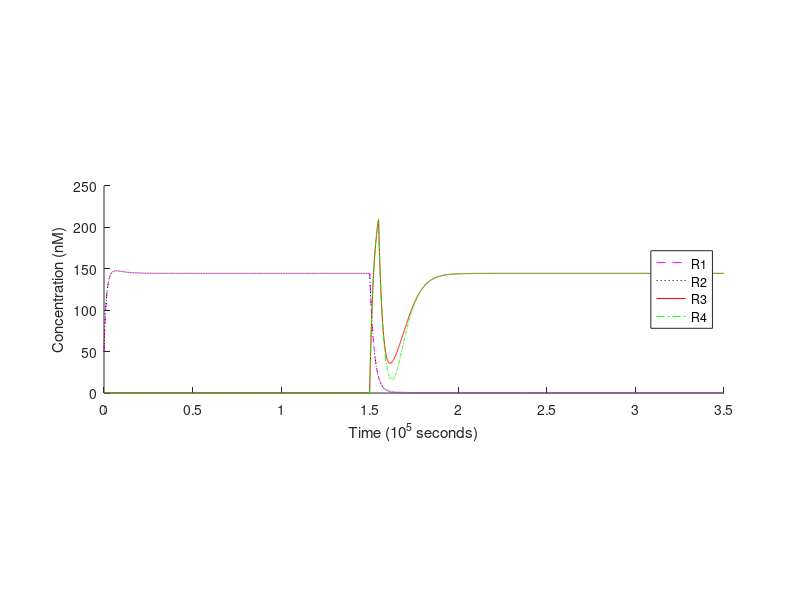
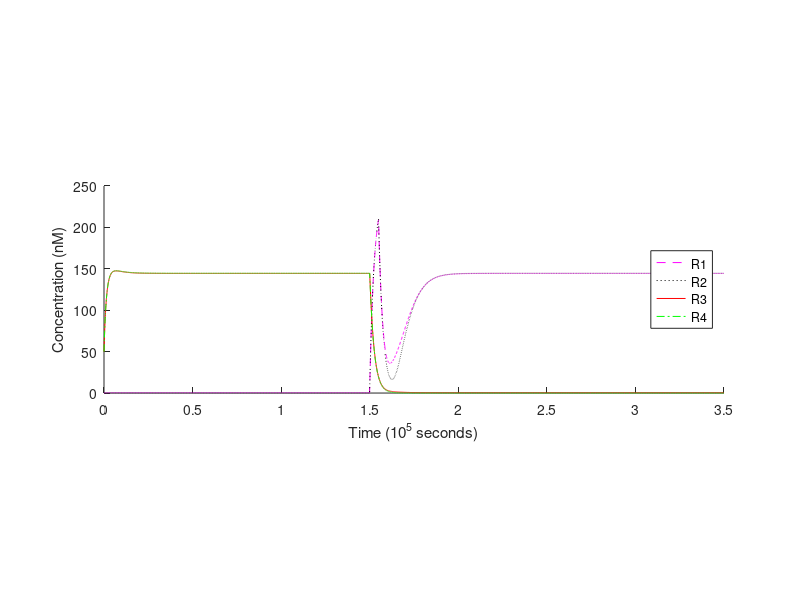
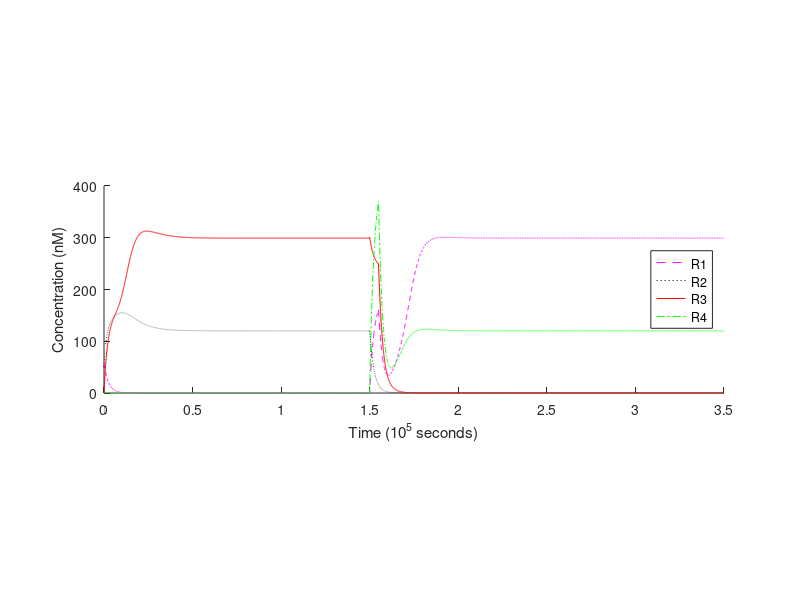
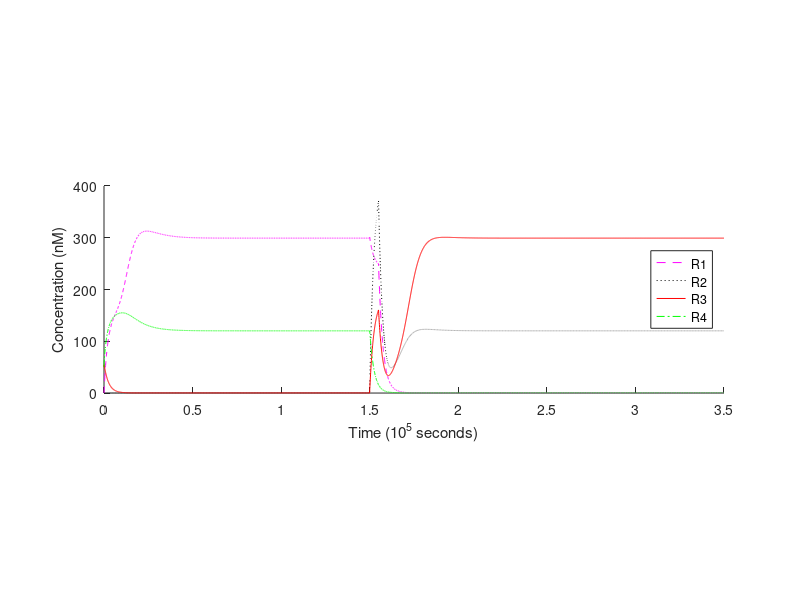

Here is the MATLAB script that generated these plots, in order:
% ============================== OCTAVE SETUP ==================================
    clear;
    format long;


% ========================== MODEL REACTION RATES ==============================

    % translation rates (1/s)
    Kt_R1 = 6e-4;
    Kt_R2 = 6e-4;
    Kt_R3 = 6e-4;
    Kt_R4 = 6e-4;

    % mRNA degradation rates (1/s)
    Kd_mR1P1 = 2.5e-3;
    Kd_mR4P1 = 2.5e-3;
    Kd_mR2P2 = 2.5e-3;
    Kd_mR3P2 = 2.5e-3;
    Kd_mR1P3 = 2.5e-3;
    Kd_mR2P4 = 2.5e-3;
    Kd_mR3P5 = 2.5e-3;
    Kd_mR4P6 = 2.5e-3;

    % protein degradation rates (1/s)
    Kd_R1 = 4e-4;
    Kd_R2 = 4e-4;
    Kd_R3 = 4e-4;
    Kd_R4 = 4e-4;

    % maximum/unrepressed transcription rates (M/s)
    Kb_P1 = 4e-10;
    Kb_P2 = 4e-10;
    Kb_P3 = 4e-10;
    Kb_P4 = 4e-10;
    Kb_P5 = 4e-10;
    Kb_P6 = 4e-10;

    % basal/leakage transcription rates (M/s)
    Kc_P1 = 0;
    Kc_P2 = 0;
    Kc_P3 = 0;
    Kc_P4 = 0;
    Kc_P5 = 0;
    Kc_P6 = 0;

    % Hill coefficients (scalar)
    Na_P1 = 1.3;
    Na_P2 = 1.3;
    Nr_R2P1 = 1.3;
    Nr_R4P2 = 1.3;
    Nr_R3P3 = 1.3;
    Nr_R3P4 = 1.3;
    Nr_R4P4 = 1.3;
    Nr_R1P5 = 1.3;
    Nr_R1P6 = 1.3;
    Nr_R2P6 = 1.3;

    % Hill activation constants (M)
    Ka_P1 = 2e-8;
    Ka_P2 = 2e-8;

    % Hill repression constants (M)
    Kr_R2P1 = 6e-10;
    Kr_R4P2 = 6e-10;
    Kr_R3P3 = 6e-10;
    Kr_R3P4 = 6e-10;
    Kr_R4P4 = 6e-10;
    Kr_R1P5 = 6e-10;
    Kr_R1P6 = 6e-10;
    Kr_R2P6 = 6e-10;


% ============================ INPUT PARAMETERS ================================

    % time settings
    dt = 60;                     % 1 minute timesteps
    simulation = 0 : dt : 3.5e5; % simulation length control

    % input vector
    Is = zeros(1, length(simulation));

    % reaction initial conditions for each run
    multiI   = 1e-9 * [0.1, 0.1, 50, 50]; % constant input
    multiR12 = 1e-9 * [50 , 0  , 50, 0 ];
    multiR34 = 1e-9 * [0  , 50 , 0 , 50];

    % trigger hold & release times
    t_hold = 1.5e5 / dt;
    t_release = 1.55e5 / dt;

    % induced decrease in repressor binding affinity used to trigger the switch
    switch_trigger = 6e-10 - 4e-6;

    % save original Hill repression constants
    Kr_R2P1_ori = Kr_R2P1;
    Kr_R4P2_ori = Kr_R4P2;
    Kr_R3P3_ori = Kr_R3P3;
    Kr_R3P4_ori = Kr_R3P4;
    Kr_R4P4_ori = Kr_R4P4;
    Kr_R1P5_ori = Kr_R1P5;
    Kr_R1P6_ori = Kr_R1P6;
    Kr_R2P6_ori = Kr_R2P6;


% ================================ MULTISIM ====================================

    % precompute loop invariants and reduced coefficients
    a1 = Kt_R1 * Kb_P1 / Kd_mR1P1;
    a2 = Kt_R1 * Kb_P3 / Kd_mR1P3;
    b1 = Kt_R2 * Kb_P2 / Kd_mR2P2;
    b2 = Kt_R2 * Kb_P4 / Kd_mR2P4;
    c1 = Kt_R3 * Kb_P2 / Kd_mR3P2;
    c2 = Kt_R3 * Kb_P5 / Kd_mR3P5;
    d1 = Kt_R4 * Kb_P1 / Kd_mR4P1;
    d2 = Kt_R4 * Kb_P6 / Kd_mR4P6;

    % abstractions for activation & repression Hill-function
    function y = Ha(X, n, K)
        Xn = X^n;
        y = Xn / (K^n + Xn);
    endfunction
    function y = Hr(X, n, K)
        y = 1 / (1 + (X/K)^n);
    endfunction

    % for each set of parameters, make a simulation run and display its results
    for sim = 1 : length(multiI)

        % set initial state concentrations
        Is(:) = multiI(sim);
        R1 = multiR12(sim);
        R2 = multiR12(sim);
        R3 = multiR34(sim);
        R4 = multiR34(sim);

        % preallocate arrays to store concentrations over time
        R1s = zeros(1, length(simulation));
        R2s = zeros(1, length(simulation));
        R3s = zeros(1, length(simulation));
        R4s = zeros(1, length(simulation));

        % actual simulation
        for t = 1 : length(simulation)

            % store current state
            R1s(t) = R1;
            R2s(t) = R2;
            R3s(t) = R3;
            R4s(t) = R4;

            % change binding following hold or release of switch trigger
            if t >= t_hold && t <= t_release
                if sim == 1 || sim == 3
                    Kr_R1P5 = Kr_R1P5_ori + switch_trigger;
                    Kr_R1P6 = Kr_R1P6_ori + switch_trigger;
                    Kr_R2P1 = Kr_R2P1_ori + switch_trigger;
                    Kr_R2P6 = Kr_R2P6_ori + switch_trigger;
                elseif sim == 2 || sim == 4
                    Kr_R3P3 = Kr_R3P3_ori + switch_trigger;
                    Kr_R3P4 = Kr_R3P4_ori + switch_trigger;
                    Kr_R4P2 = Kr_R4P2_ori + switch_trigger;
                    Kr_R4P4 = Kr_R4P4_ori + switch_trigger;
                endif
            else
                Kr_R2P1 = Kr_R2P1_ori;
                Kr_R4P2 = Kr_R4P2_ori;
                Kr_R3P3 = Kr_R3P3_ori;
                Kr_R3P4 = Kr_R3P4_ori;
                Kr_R4P4 = Kr_R4P4_ori;
                Kr_R1P5 = Kr_R1P5_ori;
                Kr_R1P6 = Kr_R1P6_ori;
                Kr_R2P6 = Kr_R2P6_ori;
            endif

            % common subexpression optimization (used below)
            activationP1 = Ha(Is(t), Na_P1, Ka_P1);
            repressionP1 = Hr(R2, Nr_R2P1, Kr_R2P1);
            activationP2 = Ha(Is(t), Na_P2, Ka_P2);
            repressionP2 = Hr(R4, Nr_R4P2, Kr_R4P2);

            % compute variation
            dR1dt = Kc_P1+Kc_P3 + a1*activationP1*repressionP1 + a2*Hr(R3, Nr_R3P3, Kr_R3P3) - Kd_R1*R1;
            dR2dt = Kc_P2+Kc_P4 + b1*activationP2*repressionP2 + b2*Hr(R3, Nr_R3P4, Kr_R3P4)*Hr(R4, Nr_R4P4, Kr_R4P4) - Kd_R2*R2;
            dR3dt = Kc_P2+Kc_P5 + c1*activationP2*repressionP2 + c2*Hr(R1, Nr_R1P5, Kr_R1P5) - Kd_R3*R3;
            dR4dt = Kc_P1+Kc_P6 + d1*activationP1*repressionP1 + d2*Hr(R1, Nr_R1P6, Kr_R1P6)*Hr(R2, Nr_R2P6, Kr_R2P6) - Kd_R4*R4;

            % apply state changes
            R1 += dR1dt * dt;
            R2 += dR2dt * dt;
            R3 += dR3dt * dt;
            R4 += dR4dt * dt;

        endfor

        figure(sim); % plot each graphic separately
        hold on;

        % scale data for easier visualization
        timescale = 1e5;
        quantscale = 1e-9;
        x = simulation / timescale;
        yR1 = R1s / quantscale;
        yR2 = R2s / quantscale;
        yR3 = R3s / quantscale;
        yR4 = R4s / quantscale;

        % plot results
        plot(x,yR1,'--m;R1;', x,yR2,':k;R2;', x,yR3,'-r;R3;', x,yR4,'-.g;R4;');
        pbaspect([1 0.334 1]);
        legend('location', 'east');
        xlabel("Time (10^5 seconds)");
        ylabel("Concentration (nM)");

        hold off;
        print(sim, strcat('switch-qssa-', num2str(sim), '_.pdf')); % put in the folder the script is run from

    endfor
